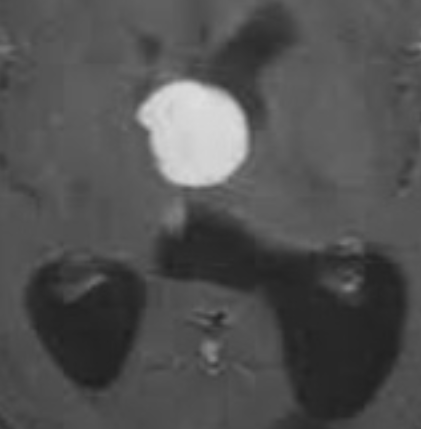
#> input picture data/15yes.png, 421 x 429 px, found by its file name
$ python constrast_stability.py   (older library calls are emulated)
#> lines starting #> are read from the running program, lines starting #| are printed output that depends on the picture
#> further down, image is the input picture: shape (429, 421); min 30, max 222, mean 81.3
import numpy as np
import cv2
from skimage.feature import graycomatrix, graycoprops
from sklearn.svm import SVC
from sklearn.model_selection import train_test_split, cross_val_score
from sklearn.preprocessing import StandardScaler
from sklearn.decomposition import PCA
from sklearn.metrics import classification_report, accuracy_score
import matplotlib.pyplot as plt
from scipy import stats


# Feature Extraction Functions
def calculate_intensity_gradients(image):
    """Calculate intensity gradient features."""
    sobelx = cv2.Sobel(image, cv2.CV_64F, 1, 0, ksize=3)
    sobely = cv2.Sobel(image, cv2.CV_64F, 0, 1, ksize=3)
    magnitude = np.sqrt(sobelx ** 2 + sobely ** 2)
    direction = np.arctan2(sobely, sobelx)
    gradient_features = {
        'mean_magnitude': np.mean(magnitude),
        'std_magnitude': np.std(magnitude),
        'max_magnitude': np.max(magnitude),
        'mean_direction': np.mean(direction),
        'direction_entropy': stats.entropy(np.histogram(direction, bins=36)[0])
    }
    return gradient_features

def calculate_glcm_features(image):
    """Calculate GLCM features for the given image."""
    if image.dtype != np.uint8:
        image = (image / image.max() * 255).astype(np.uint8)
    distances = [1]
    angles = [0, np.pi / 4, np.pi / 2, 3 * np.pi / 4]
    glcm = graycomatrix(image, distances, angles, symmetric=True, normed=True)
    entropy = -np.sum(glcm * np.log2(glcm + np.finfo(float).eps))
    glcm_features = {
        'contrast': np.mean(graycoprops(glcm, 'contrast')),
        'dissimilarity': np.mean(graycoprops(glcm, 'dissimilarity')),
        'homogeneity': np.mean(graycoprops(glcm, 'homogeneity')),
        'energy': np.mean(graycoprops(glcm, 'energy')),
        'correlation': np.mean(graycoprops(glcm, 'correlation')),
        'ASM': np.mean(graycoprops(glcm, 'ASM')),
        'entropy': entropy
    }
    return glcm_features

def get_contour(image, threshold_method='otsu'):
    """Get the largest contour from the image."""
    if image.dtype != np.uint8:
        image = (image / image.max() * 255).astype(np.uint8)
    if threshold_method == 'otsu':
        _, binary = cv2.threshold(image, 0, 255, cv2.THRESH_BINARY + cv2.THRESH_OTSU)
    else:
        binary = cv2.adaptiveThreshold(image, 255, cv2.ADAPTIVE_THRESH_GAUSSIAN_C, cv2.THRESH_BINARY, 11, 2)
    kernel = np.ones((3, 3), np.uint8)
    binary = cv2.morphologyEx(binary, cv2.MORPH_OPEN, kernel)
    binary = cv2.morphologyEx(binary, cv2.MORPH_CLOSE, kernel)
    contours, _ = cv2.findContours(binary, cv2.RETR_EXTERNAL, cv2.CHAIN_APPROX_SIMPLE)
    if len(contours) > 0:
        return max(contours, key=cv2.contourArea)
    return None

def calculate_circularity(contour):
    """Calculate circularity of the detected contour."""
    if contour is None:
        return 0
    area = cv2.contourArea(contour)
    perimeter = cv2.arcLength(contour, True)
    if perimeter == 0:
        return 0
    circularity = 4 * np.pi * area / (perimeter ** 2)
    return circularity


def calculate_region_contrast(image, contour,method):
    """Calculate contrast between tumor region and surrounding area."""
    if contour is None:
        return {'michelson_contrast': 0}

    # Create mask
    tumor_mask = np.zeros_like(image)
    cv2.drawContours(tumor_mask, [contour], -1, (255), -1)
    kernel = np.ones((50, 50), np.uint8)
    dilated_mask = cv2.dilate(tumor_mask, kernel, iterations=1)
    surrounding_mask = dilated_mask - tumor_mask

    tumor_pixels = image[tumor_mask == 255].astype(np.float64)
    surrounding_pixels = image[surrounding_mask == 255].astype(np.float64)


    if len(tumor_pixels) > 0 and len(surrounding_pixels) > 0:

        # Calculate Michelson Contrast
        if method == 'mich':
            max_tumor = np.max(tumor_pixels)
            min_surrounding = np.min(surrounding_pixels)
            denominator_m = max_tumor + min_surrounding
            michelson_contrast = (max_tumor - min_surrounding) / denominator_m if denominator_m != 0 else 0

            return {'michelson_contrast': float(michelson_contrast)}

        # Calculate Weber Contrast
        if method == 'weber':
            weber_contrast = (np.mean(tumor_pixels) - np.mean(surrounding_pixels)) /np.mean(surrounding_pixels) if np.mean(surrounding_pixels) != 0 else 0
            return {'weber_contrast': weber_contrast}

    else:
        return None

def normalize_contrast(image):
    """Apply contrast normalization to the given image."""
    image_normalized = cv2.normalize(image, None, alpha=0, beta=255, norm_type=cv2.NORM_MINMAX)
    return image_normalized


def augment_image(image):
    """Perform comprehensive data augmentation on the given image and visualize results."""
    augmented_images = []
    titles = []

    # Original image
    augmented_images.append(image)
    titles.append('Original [1]')

    # Rotation
    angles = [90, 180, 270]
    for angle in angles:
        rotated_image = cv2.rotate(image, cv2.ROTATE_90_CLOCKWISE if angle == 90
        else cv2.ROTATE_180 if angle == 180
        else cv2.ROTATE_90_COUNTERCLOCKWISE)
        augmented_images.append(rotated_image)
        titles.append(f'Rotated {angle}° [{angles.index(angle)+2}]')
#> this loop made 3 passes
#> pass 3, in augment_image, `rotated_image = cv2.rotate(image, cv2.ROTATE_90_CLOCKWISE if angle == ..`:
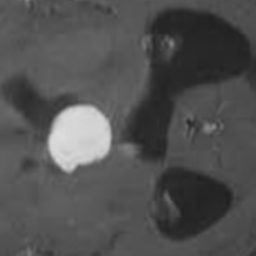
#> rotated_image: shape (256, 256); min 31, max 222, mean 81.2
#> after the loop, augmented_images = 4 items; titles = ['Original [1]', 'Rotated 90° [2]', 'Rotated 180° [3]', 'Rotated 270° [4]']

    # Flipping
    flipped_h = cv2.flip(image, 1)  # Horizontal flip
    flipped_v = cv2.flip(image, 0)  # Vertical flip
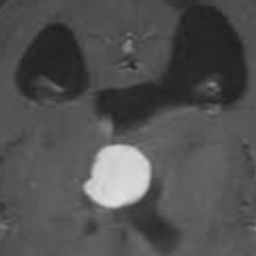
#> flipped_v: shape (256, 256); min 31, max 222, mean 81.2
    augmented_images.extend([flipped_h, flipped_v])
    titles.extend(['Horizontal Flip [5]', 'Vertical Flip [6]'])


    # Adding Gaussian Noise
    noisy_image = image + np.random.normal(0, 10, image.shape).astype(np.uint8)
    noisy_image = np.clip(noisy_image, 0, 255)
    augmented_images.append(noisy_image)
    titles.append('Gaussian Noise [7]')

    # Scaling
    scaled_image = cv2.resize(image, None, fx=1.2, fy=1.2, interpolation=cv2.INTER_LINEAR)
    h, w = image.shape
#> h = 256; w = 256
    scaled_image = scaled_image[(scaled_image.shape[0] - h) // 2: (scaled_image.shape[0] - h) // 2 + h,
                   (scaled_image.shape[1] - w) // 2: (scaled_image.shape[1] - w) // 2 + w]
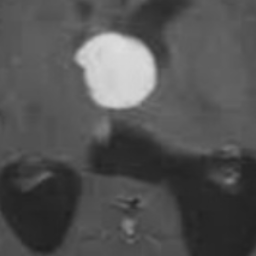
#> scaled_image: shape (256, 256); min 32, max 222, mean 82.7
    augmented_images.append(scaled_image)
    titles.append('Scaled (1.2x) [8]')

    # Create subplot grid
    num_images = len(augmented_images)
#> num_images = 8
    num_cols = 4
    num_rows = (num_images + num_cols - 1) // num_cols
#> num_rows = 2

    fig = plt.figure(figsize=(15, 3 * num_rows))

    # Plot each image
    for idx, (img, title) in enumerate(zip(augmented_images, titles)):
        ax = fig.add_subplot(num_rows, num_cols, idx + 1)
        ax.imshow(img, cmap='gray')
        ax.set_title(title)
        ax.axis('off')
#> this loop made 8 passes
#> title on passes 1 to 8: 'Original [1]', 'Rotated 90° [2]', 'Rotated 180° [3]', 'Rotated 270° [4]', 'Horizontal Flip [5]', 'Vertical Flip [6]', 'Gaussian Noise [7]', 'Scaled (1.2x) [8]'

    plt.tight_layout()
    plt.show()

    return augmented_images

# Feature Extraction Pipeline
def extract_features(image, method):
    """Extract features from an image using multiple methods."""
    features = {}
    features.update(calculate_intensity_gradients(image))
    features.update(calculate_glcm_features(image))
    contour = get_contour(image)
    features['circularity'] = calculate_circularity(contour)
    features.update(calculate_region_contrast(image, contour, method))
    return features


con = {} # store the contrast value
image_paths = ['15yes.png']
labels = [0]

for method in ['mich', 'weber']:
    feature_list = []
    label_list = []

    for path, label in zip(image_paths, labels):
        image = cv2.imread(path, cv2.IMREAD_GRAYSCALE).copy()
        image = cv2.resize(image, (256, 256))

        augmented_images = augment_image(image)
#> augmented_images = 8 items
        for augmented_image in augmented_images:
            features = extract_features(augmented_image, method)  # 传入method参数
            feature_list.append(list(features.values()))
            label_list.append(label)
#> this loop made 8 passes
#> pass 1, in calculate_intensity_gradients, `sobely = cv2.Sobel(image, cv2.CV_64F, 0, 1, ksize=3)`:
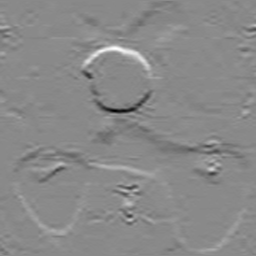
#> sobely: shape (256, 256) float64; min -271, max 231, mean -0.6; drawn with min black and max white
#> pass 1, in calculate_intensity_gradients, `magnitude = np.sqrt(sobelx ** 2 + sobely ** 2)`:
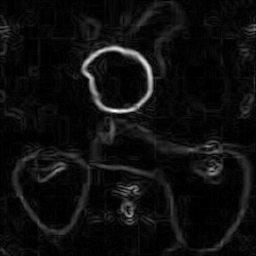
#> magnitude: shape (256, 256) float64; min 0, max 273.5, mean 15.6; drawn with min black and max white
#> pass 1, in calculate_intensity_gradients, `direction = np.arctan2(sobely, sobelx)`:
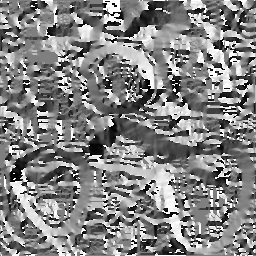
#> direction: shape (256, 256) float64; min -3.14, max 3.14, mean 0.106; drawn with min black and max white
#> after the loop, feature_list = 8 items; label_list = [0, 0, 0, 0, 0, 0, 0, 0]

    # Prepare Dataset
    X = np.array(feature_list)
    y = np.array(label_list)
#> y = [0, 0, 0, 0, 0, 0, 0, 0]

    # Standardize Features
    scaler = StandardScaler()
    X_scaled = scaler.fit_transform(X)

    # print(method)
    # print(X_scaled[:, 13])

    con[method] = X_scaled[:, 13]


# Visualization
plt.figure(figsize=(12, 6))

# get data for the dict
mich_values = con.get('mich', [])
#> mich_values = [-0.243, -0.319, -0.319, -0.243, -0.243, -0.319, 2.59, -0.903]
weber_values = con.get('weber', [])
#> weber_values = [0.377, 0.359, 0.298, 0.322, 0.322, 0.359, 0.598, -2.64]


x_labels = [f'image{i+1}' for i in range(len(weber_values))]  # 使用weber值的长度
#> x_labels = ['image1', 'image2', 'image3', 'image4', 'image5', 'image6', 'image7', 'image8']
x = np.arange(len(x_labels))
#> x = [0, 1, 2, 3, 4, 5, 6, 7]


if len(mich_values) > 0:
    plt.plot(x, mich_values, marker='o', linestyle='-',label='Michelson Contrast', linewidth=2)
if len(weber_values) > 0:
    plt.plot(x, weber_values, marker='o', linestyle='--',label='Weber Contrast', linewidth=2)


plt.xlabel('Image Number')
plt.ylabel('Contrast Value')
plt.title('Comparison of Michelson and Weber Contrast')
plt.xticks(x, x_labels, rotation=45)
plt.grid(True, linestyle='--', alpha=0.7)
plt.legend()
plt.tight_layout()
plt.show()
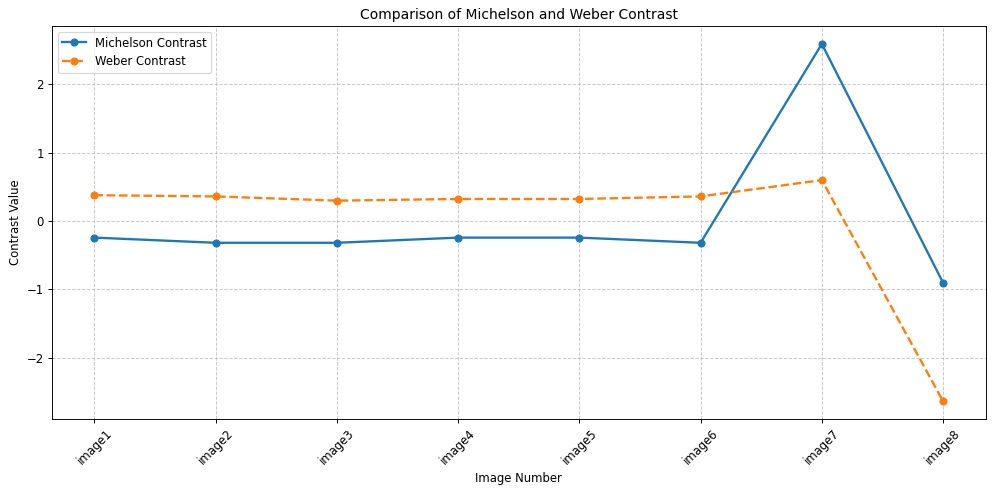
#> figure drawn by matplotlib, 1 panel


# print("Michelson values:", mich_values)
# print("Weber values:", weber_values)
